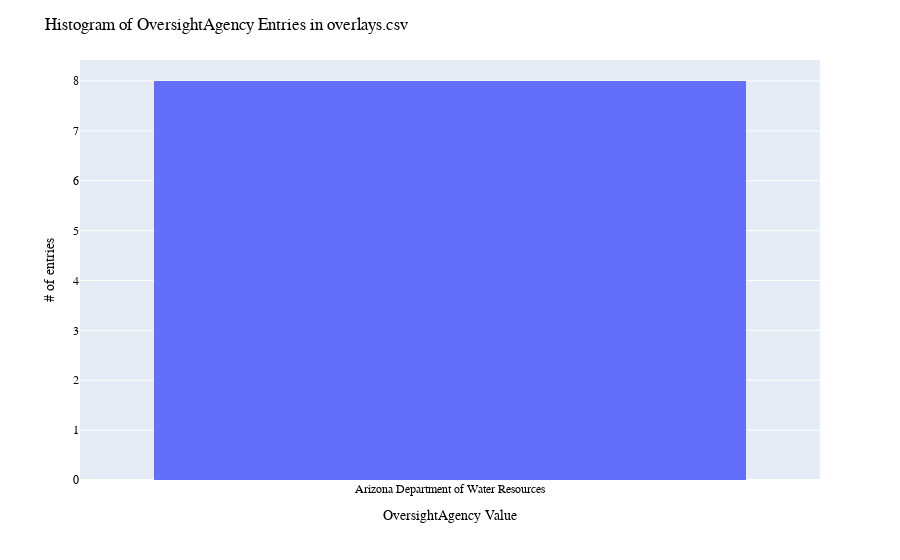

The code cell stored with this chart in its notebook:
### Code cell
# OversightAgency: histogram distribution of WaDE values
print(dfov.OversightAgency.value_counts())

fig = px.histogram(dfov, x="OversightAgency")
fig.update_layout(bargap=0.2,
                  title="Histogram of OversightAgency Entries in overlays.csv",
                  xaxis_title="OversightAgency Value",
                  yaxis_title="# of entries",
                    font=dict(
                        family="Arial Bold",
                        size=12,
                        color="Black")
                 )
fig.show()
fig.write_image('figures/OversightAgency.png', engine="kaleido")

### Figure 1 — Plotly figure (JSON) as saved in the notebook; plotly's stock layout.template omitted (floating-point values rounded to 4 significant figures)
{"data": [{"alignmentgroup": "True", "bingroup": "x", "hovertemplate": "OversightAgency=%{x}<br>count=%{y}<extra></extra>", "legendgroup": "", "marker": {"color": "#636efa", "pattern": {"shape": ""}}, "name": "", "offsetgroup": "", "orientation": "v", "showlegend": false, "type": "histogram", "x": ["Arizona Department of Water Resources", "Arizona Department of Water Resources", "Arizona Department of Water Resources", "Arizona Department of Water Resources", "Arizona Department of Water Resources", "Arizona Department of Water Resources", "Arizona Department of Water Resources", "Arizona Department of Water Resources"], "xaxis": "x", "yaxis": "y"}], "layout": {"bargap": 0.2, "barmode": "relative", "font": {"color": "Black", "family": "Arial Bold", "size": 12}, "legend": {"tracegroupgap": 0}, "margin": {"t": 60}, "title": {"text": "Histogram of OversightAgency Entries in overlays.csv"}, "xaxis": {"anchor": "y", "domain": [0, 1], "title": {"text": "OversightAgency Value"}}, "yaxis": {"anchor": "x", "domain": [0, 1], "title": {"text": "# of entries"}}}}
